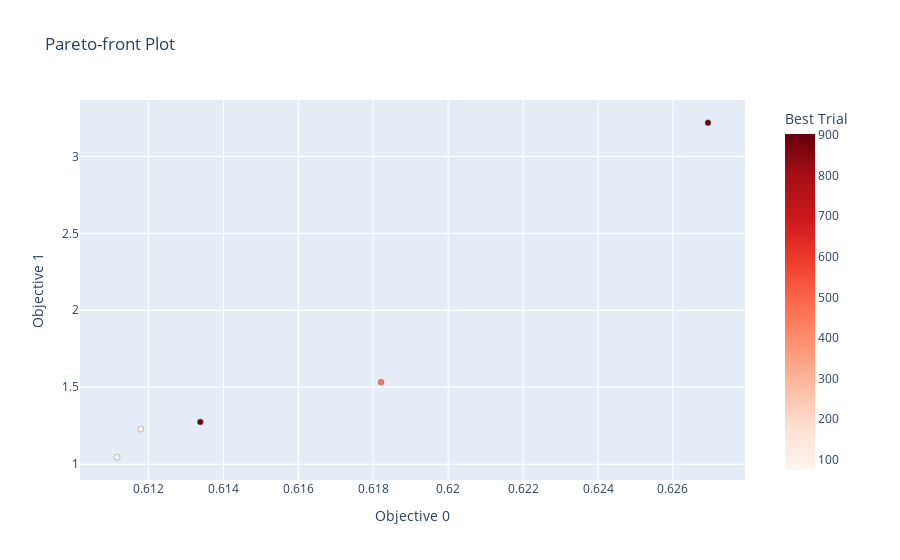

The cell this chart's notebook holds for it:
### Code cell
optuna.visualization.plot_pareto_front(study, include_dominated_trials=False)

### Figure 1 — Plotly figure (JSON) as saved in the notebook; plotly's stock layout.template omitted (floating-point values rounded to 4 significant figures)
{"data": [{"hovertemplate": "%{text}<extra>Trial</extra>", "marker": {"color": [], "colorbar": {"title": {"text": "Trial"}}, "colorscale": [[0, "rgb(247,251,255)"], [0.125, "rgb(222,235,247)"], [0.25, "rgb(198,219,239)"], [0.375, "rgb(158,202,225)"], [0.5, "rgb(107,174,214)"], [0.625, "rgb(66,146,198)"], [0.75, "rgb(33,113,181)"], [0.875, "rgb(8,81,156)"], [1, "rgb(8,48,107)"]], "line": {"color": "Grey", "width": 0.5}}, "mode": "markers", "showlegend": false, "text": [], "type": "scatter", "x": [], "y": []}, {"hovertemplate": "%{text}<extra>Best Trial</extra>", "marker": {"color": [75, 77, 471, 889, 902], "colorbar": {"title": {"text": "Best Trial"}, "x": 1, "xpad": 40}, "colorscale": [[0, "rgb(255,245,240)"], [0.125, "rgb(254,224,210)"], [0.25, "rgb(252,187,161)"], [0.375, "rgb(252,146,114)"], [0.5, "rgb(251,106,74)"], [0.625, "rgb(239,59,44)"], [0.75, "rgb(203,24,29)"], [0.875, "rgb(165,15,21)"], [1, "rgb(103,0,13)"]], "line": {"color": "Grey", "width": 0.5}}, "mode": "markers", "showlegend": false, "text": ["{<br>  \"number\": 75,<br>  \"values\": [<br>    0.6117897472292297,<br>    1.2278817517986187<br>  ],<br>  \"params\": {<br>    \"pi1_prob\": 0.15795382161141383,<br>    \"pi2_prob\": 0.7310022289664554<br>  }<br>}", "{<br>  \"number\": 77,<br>  \"values\": [<br>    0.6111577726145105,<br>    1.0449979884287315<br>  ],<br>  \"params\": {<br>    \"pi1_prob\": 0.13258178302094709,<br>    \"pi2_prob\": 0.7355777862622565<br>  }<br>}", "{<br>  \"number\": 471,<br>  \"values\": [<br>    0.6182073143891351,<br>    1.5331157665274413<br>  ],<br>  \"params\": {<br>    \"pi1_prob\": 0.07816344484844019,<br>    \"pi2_prob\": 0.6505493158872357<br>  }<br>}", "{<br>  \"number\": 889,<br>  \"values\": [<br>    0.613382344115163,<br>    1.2742848295554747<br>  ],<br>  \"params\": {<br>    \"pi1_prob\": 0.08338327273389386,<br>    \"pi2_prob\": 0.7740557790336574<br>  }<br>}", "{<br>  \"number\": 902,<br>  \"values\": [<br>    0.6269356921067603,<br>    3.2186283160257343<br>  ],<br>  \"params\": {<br>    \"pi1_prob\": 0.025580857273757883,<br>    \"pi2_prob\": 0.31751919579853416<br>  }<br>}"], "type": "scatter", "x": [0.6118, 0.6112, 0.6182, 0.6134, 0.6269], "y": [1.228, 1.045, 1.533, 1.274, 3.219]}], "layout": {"title": {"text": "Pareto-front Plot"}, "xaxis": {"title": {"text": "Objective 0"}}, "yaxis": {"title": {"text": "Objective 1"}}}}
